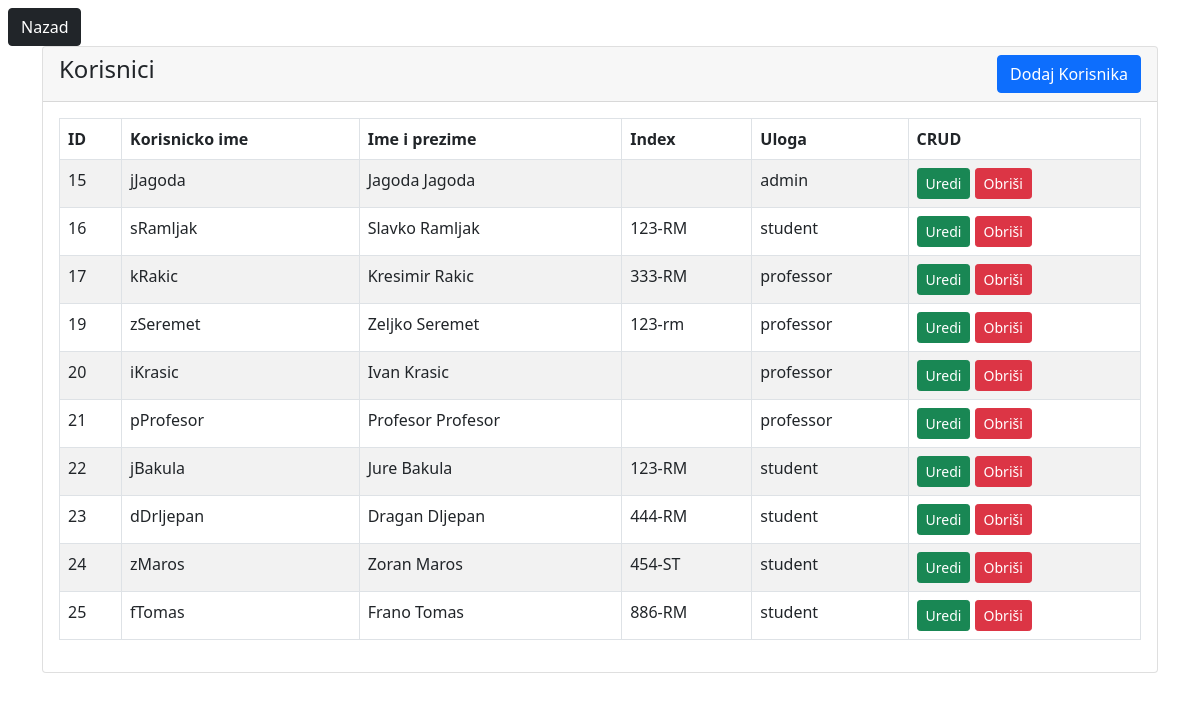
The page /forAdmin/userTable.php (signed in) on the database its author committed.
### tables this page shows
CREATE TABLE `users` (
  `id` int(11) NOT NULL,
  `name` varchar(255) DEFAULT NULL,
  `full_name` varchar(255) DEFAULT NULL,
  `indeks` varchar(20) DEFAULT NULL,
  `pass` varchar(255) DEFAULT NULL,
  `role` enum('admin','professor','student') DEFAULT NULL
);

### forAdmin/userTable.php (the view, shortened to what this page needs)
<?php
  include "../php/db_conn.php";
  if (isset($_SESSION['name']) && isset($_SESSION['id'])) {
?>
<!DOCTYPE html>
<html lang="en">
<head>
  <link href="https://cdn.jsdelivr.net/npm/bootstrap@5.0.2/dist/css/bootstrap.min.css" rel="stylesheet">
</head>
<body>
  <a href="./home.php" class="btn btn-dark mt-2 ms-2">Nazad</a>
  <div class="container">
    <div class="row">
      <div class="col-md-12">
        <div class="card">
          <div class="card-header">
            <h4>
              Korisnici
              <a href="./userCreate.php" class="btn btn-primary float-end">Dodaj Korisnika</a>
            </h4>
          </div>
          <div class="card-body">
           <table class="table table-bordered table-striped">
            <thead>
              <tr>
                <th>ID</th>
                <th>Korisnicko ime</th>
                <th>Ime i prezime</th>
                <th>Index</th>
                <th>Uloga</th>
                <th>CRUD</th>
              </tr>
            </thead>
            <tbody>
              <?php
                $query = "SELECT * FROM users";
                $query_run = mysqli_query($conn, $query);
                if(mysqli_num_rows($query_run) > 0){
                  foreach($query_run as $user){
                    ?>
                    <tr>
                      <td><?= $user['id']; ?></td>
                      <td><?= $user['name']; ?></td>
                      <td><?= $user['full_name']; ?></td>
                      <td><?= $user['indeks']; ?></td>
                      <td><?= $user['role']; ?></td>
                      <td>
                        <a href="userEdit.php?id=<?= $user['id']; ?>" class="btn btn-success btn-sm">Uredi</a>
                        <form action="userCode.php" method="POST" class="d-inline">
                          <button type="submit" name="delete_user" value="<?=$user['id'];?>" class="btn btn-danger btn-sm">Obriši</button>
                        </form>
                      </td>
                    </tr>
                  <?php
                  }
                }
                else{
                  echo "<h5>Nema korisnika u bazi!</h5>";
                }
              ?>
            </tbody>
           </table>
          </div>
      </div>
    </div>
  </div>
</div>
</body>
</html>
<?php }else{
	header("Location: ../index.php");
} ?>

### rows shown on the page
users: id "15", name "jJagoda", full_name "Jagoda Jagoda", role "admin"
users: id "16", name "sRamljak", full_name "Slavko Ramljak", indeks "123-RM", role "student"
users: id "17", name "kRakic", full_name "Kresimir Rakic", indeks "333-RM", role "professor"
users: id "19", name "zSeremet", full_name "Zeljko Seremet", indeks "123-rm", role "professor"
users: id "20", name "iKrasic", full_name "Ivan Krasic", role "professor"
users: id "21", name "pProfesor", full_name "Profesor Profesor", role "professor"
users: id "22", name "jBakula", full_name "Jure Bakula", indeks "123-RM", role "student"
users: id "23", name "dDrljepan", full_name "Dragan Dljepan", indeks "444-RM", role "student"
users: id "24", name "zMaros", full_name "Zoran Maros", indeks "454-ST", role "student"
users: id "25", name "fTomas", full_name "Frano Tomas", indeks "886-RM", role "student"
